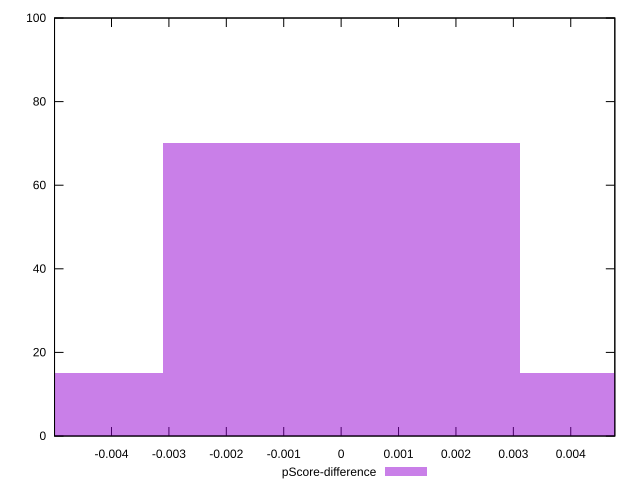

Generate this figure with gnuplot:
reset

$pScoreDifference <<EOF
0 70
-0.0062154506417738545 15
0.0062154506417738545 15
EOF

set key outside below
set boxwidth 0.0062154506417738545
set xrange [-0.004992368149297599:0.004767634921919006]
set yrange [0:100]
set trange [0:100]
set style fill transparent solid 0.5 noborder
set terminal svg size 640, 490 enhanced background rgb 'white'
set output "report_00019_2021-02-10T18-14-37.922Z//bootup-time/samples/pages/pScore-difference/histogram.svg"

plot $pScoreDifference title "pScore-difference" with boxes

reset
